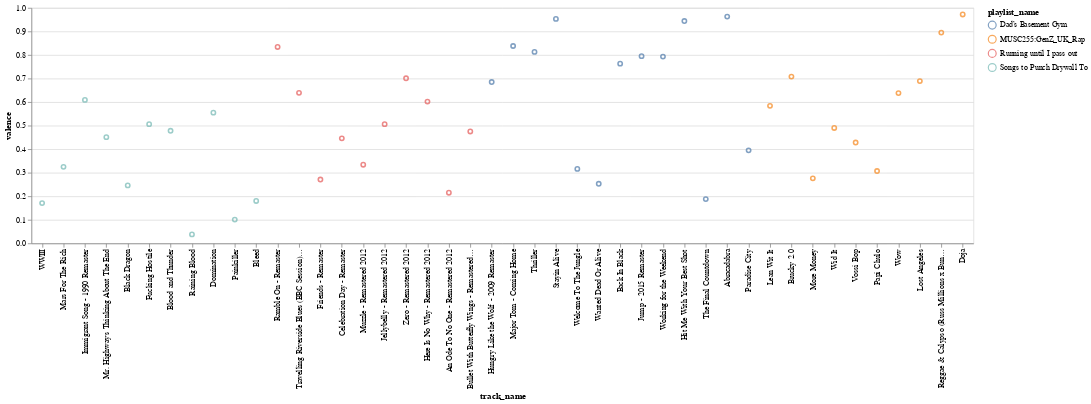

The code cell stored with this chart in its notebook:
### Code cell
# charting valence for four physical activity playlists
alt.Chart(four_activity_playlists).mark_point().encode(
    x=alt.X("track_name", sort=None),
    y='valence',
    color="playlist_name",
    tooltip=["artist", "track_name", "playlist_name"]
).properties(
    width=1200
)

### Figure 1 — Vega-Lite specification as saved in the notebook (floating-point values rounded to 4 significant figures)
{"config": {"view": {"continuousWidth": 400, "continuousHeight": 300}}, "data": {"name": "data-4c66ae467f10652abc5c7002577821fb"}, "mark": "point", "encoding": {"color": {"type": "nominal", "field": "playlist_name"}, "tooltip": [{"type": "nominal", "field": "artist"}, {"type": "nominal", "field": "track_name"}, {"type": "nominal", "field": "playlist_name"}], "x": {"type": "nominal", "field": "track_name", "sort": null}, "y": {"type": "quantitative", "field": "valence"}}, "width": 1200, "$schema": "https://vega.github.io/schema/vega-lite/v4.8.1.json", "datasets": {"data-4c66ae467f10652abc5c7002577821fb": [{"artist": "KMFDM", "album": "WWIII", "track_name": "WWIII", "track_id": "5jHYEOabEw2RSwOzf8nQPn", "danceability": 0.534, "energy": 0.966, "key": 7, "loudness": -6.597, "mode": 1, "speechiness": 0.0688, "instrumentalness": 0.104, "liveness": 0.436, "valence": 0.171, "tempo": 140.0, "duration_ms": 298707, "time_signature": 4, "playlist_name": "Songs to Punch Drywall To", "Author": "Everyone"}, {"artist": "King Gizzard & The Lizard Wizard", "album": "Infest The Rats' Nest", "track_name": "Mars For The Rich", "track_id": "4lV1tx0EdlIChOw7Kz7fP0", "danceability": 0.269, "energy": 0.885, "key": 11, "loudness": -5.938, "mode": 0, "speechiness": 0.0948, "instrumentalness": 0.795, "liveness": 0.132, "valence": 0.325, "tempo": 129.2, "duration_ms": 251720, "time_signature": 4, "playlist_name": "Songs to Punch Drywall To", "Author": "Everyone"}, {"artist": "Led Zeppelin", "album": "Led Zeppelin III (1994 Remaster)", "track_name": "Immigrant Song - 1990 Remaster", "track_id": "6kjlvJLh2DBsSQtqVzFh8I", "danceability": 0.574, "energy": 0.926, "key": 11, "loudness": -10.79, "mode": 1, "speechiness": 0.0562, "instrumentalness": 0.478, "liveness": 0.386, "valence": 0.609, "tempo": 113.1, "duration_ms": 145067, "time_signature": 4, "playlist_name": "Songs to Punch Drywall To", "Author": "Everyone"}, {"artist": "A Day To Remember", "album": "Homesick", "track_name": "Mr. Highway's Thinking About The End", "track_id": "3VnBhHJdT7p05Wtenu4fmt", "danceability": 0.301, "energy": 0.916, "key": 10, "loudness": -6.218, "mode": 0, "speechiness": 0.0919, "instrumentalness": 1.84e-05, "liveness": 0.293, "valence": 0.451, "tempo": 150.1, "duration_ms": 255827, "time_signature": 4, "playlist_name": "Songs to Punch Drywall To", "Author": "Everyone"}, {"artist": "The Vines", "album": "Future Primitive", "track_name": "Black Dragon", "track_id": "2Z8EqEtv0CxT6Jfzfdhtbf", "danceability": 0.191, "energy": 0.807, "key": 0, "loudness": -4.726, "mode": 1, "speechiness": 0.0426, "instrumentalness": 0.897, "liveness": 0.158, "valence": 0.246, "tempo": 138.7, "duration_ms": 208747, "time_signature": 4, "playlist_name": "Songs to Punch Drywall To", "Author": "Everyone"}, {"artist": "Pantera", "album": "Vulgar Display of Power", "track_name": "Fucking Hostile", "track_id": "5RU50TPTgtxJLFNunUS2p5", "danceability": 0.479, "energy": 0.96, "key": 6, "loudness": -9.551, "mode": 0, "speechiness": 0.0991, "instrumentalness": 4.62e-05, "liveness": 0.208, "valence": 0.506, "tempo": 93.87, "duration_ms": 168600, "time_signature": 4, "playlist_name": "Songs to Punch Drywall To", "Author": "Everyone"}, {"artist": "Mastodon", "album": "Leviathan", "track_name": "Blood and Thunder", "track_id": "3jagGO7eHHuaD53ibehkux", "danceability": 0.364, "energy": 0.935, "key": 2, "loudness": -6.548, "mode": 1, "speechiness": 0.0724, "instrumentalness": 0.729, "liveness": 0.0317, "valence": 0.478, "tempo": 92.72, "duration_ms": 228587, "time_signature": 4, "playlist_name": "Songs to Punch Drywall To", "Author": "Everyone"}, {"artist": "Slayer", "album": "Reign In Blood", "track_name": "Raining Blood", "track_id": "01Mpj13vURSO3cCLprPt5T", "danceability": 0.294, "energy": 0.995, "key": 1, "loudness": -4.383, "mode": 0, "speechiness": 0.168, "instrumentalness": 0.331, "liveness": 0.128, "valence": 0.0379, "tempo": 88.78, "duration_ms": 254400, "time_signature": 4, "playlist_name": "Songs to Punch Drywall To", "Author": "Everyone"}, {"artist": "Pantera", "album": "Cowboys from Hell", "track_name": "Domination", "track_id": "769cLRTw2y6KRdkFWFkxtu", "danceability": 0.372, "energy": 0.888, "key": 2, "loudness": -5.88, "mode": 1, "speechiness": 0.0943, "instrumentalness": 0.00442, "liveness": 0.115, "valence": 0.555, "tempo": 141.4, "duration_ms": 305293, "time_signature": 4, "playlist_name": "Songs to Punch Drywall To", "Author": "Everyone"}, {"artist": "Judas Priest", "album": "Painkiller", "track_name": "Painkiller", "track_id": "0L7zm6afBEtrNKo6C6Gj08", "danceability": 0.435, "energy": 0.987, "key": 1, "loudness": -4.667, "mode": 0, "speechiness": 0.16, "instrumentalness": 0.0847, "liveness": 0.268, "valence": 0.101, "tempo": 103.2, "duration_ms": 365827, "time_signature": 4, "playlist_name": "Songs to Punch Drywall To", "Author": "Everyone"}, {"artist": "Meshuggah", "album": "ObZen", "track_name": "Bleed", "track_id": "4E6wpXABj8XosZEPXZz2OK", "danceability": 0.242, "energy": 0.998, "key": 11, "loudness": -5.64, "mode": 1, "speechiness": 0.0894, "instrumentalness": 0.88, "liveness": 0.284, "valence": 0.18, "tempo": 114.6, "duration_ms": 442733, "time_signature": 4, "playlist_name": "Songs to Punch Drywall To", "Author": "Everyone"}, {"artist": "Led Zeppelin", "album": "Led Zeppelin II (Remaster)", "track_name": "Ramble On - Remaster", "track_id": "1oCOp1kVAgNlXX9Tx9mvzq", "danceability": 0.456, "energy": 0.549, "key": 4, "loudness": -13.11, "mode": 1, "speechiness": 0.0343, "instrumentalness": 0.00227, "liveness": 0.0877, "valence": 0.834, "tempo": 98.58, "duration_ms": 274010, "time_signature": 4, "playlist_name": "Running until I pass out", "Author": "Everyone"}, {"artist": "Led Zeppelin", "album": "Coda (Deluxe Edition)", "track_name": "Travelling Riverside Blues (BBC Session) - Remastered", "track_id": "3dCarMp6T3GsKCspJgeD0a", "danceability": 0.467, "energy": 0.835, "key": 7, "loudness": -7.084, "mode": 1, "speechiness": 0.0642, "instrumentalness": 0.000184, "liveness": 0.26, "valence": 0.639, "tempo": 91.6, "duration_ms": 311640, "time_signature": 4, "playlist_name": "Running until I pass out", "Author": "Everyone"}, {"artist": "Led Zeppelin", "album": "Led Zeppelin III (Remaster)", "track_name": "Friends - Remaster", "track_id": "7jP44G0vKQLkfJ3x19pqPn", "danceability": 0.257, "energy": 0.452, "key": 7, "loudness": -12.37, "mode": 1, "speechiness": 0.0349, "instrumentalness": 0.0996, "liveness": 0.38, "valence": 0.271, "tempo": 83.55, "duration_ms": 233901, "time_signature": 1, "playlist_name": "Running until I pass out", "Author": "Everyone"}, {"artist": "Led Zeppelin", "album": "Led Zeppelin III (Remaster)", "track_name": "Celebration Day - Remaster", "track_id": "78MXICbE7bD4cuPKFh1EFO", "danceability": 0.453, "energy": 0.895, "key": 2, "loudness": -9.143, "mode": 1, "speechiness": 0.0649, "instrumentalness": 0.00128, "liveness": 0.299, "valence": 0.446, "tempo": 128.3, "duration_ms": 210227, "time_signature": 4, "playlist_name": "Running until I pass out", "Author": "Everyone"}, {"artist": "The Smashing Pumpkins", "album": "Mellon Collie And The Infinite Sadness (Deluxe Edition)", "track_name": "Muzzle - Remastered 2012", "track_id": "6UuGRkwfLwBAfmHktU9GNA", "danceability": 0.278, "energy": 0.686, "key": 10, "loudness": -8.731, "mode": 0, "speechiness": 0.034, "instrumentalness": 0.822, "liveness": 0.0939, "valence": 0.334, "tempo": 91.85, "duration_ms": 223920, "time_signature": 4, "playlist_name": "Running until I pass out", "Author": "Everyone"}, {"artist": "The Smashing Pumpkins", "album": "Mellon Collie And The Infinite Sadness (Deluxe Edition)", "track_name": "Jellybelly - Remastered 2012", "track_id": "6912SIXb1G9ql3quOxeCaa", "danceability": 0.209, "energy": 0.835, "key": 1, "loudness": -8.158, "mode": 1, "speechiness": 0.0569, "instrumentalness": 0.873, "liveness": 0.191, "valence": 0.506, "tempo": 117.0, "duration_ms": 181533, "time_signature": 4, "playlist_name": "Running until I pass out", "Author": "Everyone"}, {"artist": "The Smashing Pumpkins", "album": "Mellon Collie And The Infinite Sadness (Deluxe Edition)", "track_name": "Zero - Remastered 2012", "track_id": "4YFcGTdgmEuw8xTO4XrxbB", "danceability": 0.438, "energy": 0.728, "key": 8, "loudness": -7.105, "mode": 1, "speechiness": 0.0458, "instrumentalness": 0.57, "liveness": 0.0509, "valence": 0.701, "tempo": 128.0, "duration_ms": 160173, "time_signature": 4, "playlist_name": "Running until I pass out", "Author": "Everyone"}, {"artist": "The Smashing Pumpkins", "album": "Mellon Collie And The Infinite Sadness (Deluxe Edition)", "track_name": "Here Is No Why - Remastered 2012", "track_id": "5INe9EN6cNF6axQ4A4BQfy", "danceability": 0.319, "energy": 0.654, "key": 8, "loudness": -7.063, "mode": 1, "speechiness": 0.0334, "instrumentalness": 0.895, "liveness": 0.136, "valence": 0.602, "tempo": 79.6, "duration_ms": 225120, "time_signature": 4, "playlist_name": "Running until I pass out", "Author": "Everyone"}, {"artist": "The Smashing Pumpkins", "album": "Mellon Collie And The Infinite Sadness (Deluxe Edition)", "track_name": "An Ode To No One - Remastered 2012", "track_id": "6W9nK2wPyJklgDVf0AQcPO", "danceability": 0.362, "energy": 0.855, "key": 5, "loudness": -8.806, "mode": 0, "speechiness": 0.0743, "instrumentalness": 0.83, "liveness": 0.137, "valence": 0.215, "tempo": 124.4, "duration_ms": 291733, "time_signature": 4, "playlist_name": "Running until I pass out", "Author": "Everyone"}, {"artist": "The Smashing Pumpkins", "album": "Mellon Collie And The Infinite Sadness (Deluxe Edition)", "track_name": "Bullet With Butterfly Wings - Remastered 2012", "track_id": "6GtX0jaNL8IjVQfrDBx81z", "danceability": 0.404, "energy": 0.72, "key": 10, "loudness": -9.18, "mode": 0, "speechiness": 0.0623, "instrumentalness": 0.836, "liveness": 0.0466, "valence": 0.475, "tempo": 121.9, "duration_ms": 258467, "time_signature": 4, "playlist_name": "Running until I pass out", "Author": "Everyone"}, {"artist": "Duran Duran", "album": "Rio (Collector's Edition)", "track_name": "Hungry Like the Wolf - 2009 Remaster", "track_id": "39lSeqnyjZJejRuaREfyLL", "danceability": 0.691, "energy": 0.812, "key": 0, "loudness": -7.772, "mode": 1, "speechiness": 0.0558, "instrumentalness": 1.16e-06, "liveness": 0.299, "valence": 0.685, "tempo": 127.6, "duration_ms": 220627, "time_signature": 4, "playlist_name": "Dad’s Basement Gym", "Author": "Everyone"}, {"artist": "Peter Schilling", "album": "The Different Story (World Of Lust And Crime)", "track_name": "Major Tom - Coming Home", "track_id": "709ffFK4o4MtG1NKoLvOma", "danceability": 0.787, "energy": 0.42, "key": 4, "loudness": -14.32, "mode": 0, "speechiness": 0.0645, "instrumentalness": 0.164, "liveness": 0.169, "valence": 0.838, "tempo": 161.2, "duration_ms": 301373, "time_signature": 4, "playlist_name": "Dad’s Basement Gym", "Author": "Everyone"}, {"artist": "Michael Jackson", "album": "Thriller 25 Super Deluxe Edition", "track_name": "Thriller", "track_id": "3S2R0EVwBSAVMd5UMgKTL0", "danceability": 0.773, "energy": 0.859, "key": 11, "loudness": -4.913, "mode": 1, "speechiness": 0.0747, "instrumentalness": 0.000187, "liveness": 0.914, "valence": 0.813, "tempo": 118.5, "duration_ms": 357267, "time_signature": 4, "playlist_name": "Dad’s Basement Gym", "Author": "Everyone"}, {"artist": "Bee Gees", "album": "How Can You Mend A Broken Heart", "track_name": "Stayin Alive", "track_id": "5ubvP9oKmxLUVq506fgLhk", "danceability": 0.702, "energy": 0.773, "key": 10, "loudness": -9.256, "mode": 0, "speechiness": 0.0343, "instrumentalness": 0.00871, "liveness": 0.147, "valence": 0.953, "tempo": 103.6, "duration_ms": 285373, "time_signature": 4, "playlist_name": "Dad’s Basement Gym", "Author": "Everyone"}, {"artist": "Guns N' Roses", "album": "Appetite For Destruction", "track_name": "Welcome To The Jungle", "track_id": "0G21yYKMZoHa30cYVi1iA8", "danceability": 0.453, "energy": 0.987, "key": 8, "loudness": -4.485, "mode": 1, "speechiness": 0.0889, "instrumentalness": 0.283, "liveness": 0.268, "valence": 0.316, "tempo": 123.5, "duration_ms": 273480, "time_signature": 4, "playlist_name": "Dad’s Basement Gym", "Author": "Everyone"}, {"artist": "Bon Jovi", "album": "Slippery When Wet", "track_name": "Wanted Dead Or Alive", "track_id": "0oerlffJSzhRVvtDfLcp3N", "danceability": 0.252, "energy": 0.802, "key": 7, "loudness": -3.976, "mode": 1, "speechiness": 0.0391, "instrumentalness": 0.0146, "liveness": 0.309, "valence": 0.253, "tempo": 150.1, "duration_ms": 308667, "time_signature": 4, "playlist_name": "Dad’s Basement Gym", "Author": "Everyone"}, {"artist": "AC/DC", "album": "Back In Black", "track_name": "Back In Black", "track_id": "08mG3Y1vljYA6bvDt4Wqkj", "danceability": 0.31, "energy": 0.7, "key": 9, "loudness": -5.678, "mode": 1, "speechiness": 0.047, "instrumentalness": 0.00965, "liveness": 0.0828, "valence": 0.763, "tempo": 188.4, "duration_ms": 255493, "time_signature": 4, "playlist_name": "Dad’s Basement Gym", "Author": "Everyone"}, {"artist": "Van Halen", "album": "1984 (Remastered)", "track_name": "Jump - 2015 Remaster", "track_id": "7N3PAbqfTjSEU1edb2tY8j", "danceability": 0.572, "energy": 0.835, "key": 0, "loudness": -6.219, "mode": 1, "speechiness": 0.0317, "instrumentalness": 0.000377, "liveness": 0.0702, "valence": 0.795, "tempo": 130.0, "duration_ms": 241600, "time_signature": 4, "playlist_name": "Dad’s Basement Gym", "Author": "Everyone"}, {"artist": "Loverboy", "album": "We Are The '80s", "track_name": "Working for the Weekend", "track_id": "0sgDEFq9oeC8ueOK0mR5IA", "danceability": 0.526, "energy": 0.924, "key": 7, "loudness": -5.591, "mode": 1, "speechiness": 0.0391, "instrumentalness": 0.000728, "liveness": 0.598, "valence": 0.793, "tempo": 147.3, "duration_ms": 220707, "time_signature": 4, "playlist_name": "Dad’s Basement Gym", "Author": "Everyone"}, {"artist": "Pat Benatar", "album": "Crimes Of Passion", "track_name": "Hit Me With Your Best Shot", "track_id": "0vOkmmJEtjuFZDzrQSFzEE", "danceability": 0.741, "energy": 0.58, "key": 4, "loudness": -9.05, "mode": 1, "speechiness": 0.0304, "instrumentalness": 3.31e-05, "liveness": 0.212, "valence": 0.944, "tempo": 127.4, "duration_ms": 171267, "time_signature": 4, "playlist_name": "Dad’s Basement Gym", "Author": "Everyone"}, {"artist": "Europe", "album": "The Final Countdown (Expanded Edition)", "track_name": "The Final Countdown", "track_id": "3MrRksHupTVEQ7YbA0FsZK", "danceability": 0.529, "energy": 0.843, "key": 6, "loudness": -6.908, "mode": 0, "speechiness": 0.0616, "instrumentalness": 0.000827, "liveness": 0.0608, "valence": 0.188, "tempo": 117.7, "duration_ms": 310333, "time_signature": 4, "playlist_name": "Dad’s Basement Gym", "Author": "Everyone"}, {"artist": "Steve Miller Band", "album": "Abracadabra", "track_name": "Abracadabra", "track_id": "2E2ZVy2fxslpAUgbb4zu84", "danceability": 0.791, "energy": 0.535, "key": 9, "loudness": -13.26, "mode": 0, "speechiness": 0.0355, "instrumentalness": 1.96e-06, "liveness": 0.156, "valence": 0.963, "tempo": 127.5, "duration_ms": 308373, "time_signature": 4, "playlist_name": "Dad’s Basement Gym", "Author": "Everyone"}, {"artist": "Guns N' Roses", "album": "Appetite For Destruction", "track_name": "Paradise City", "track_id": "6eN1f9KNmiWEhpE2RhQqB5", "danceability": 0.268, "energy": 0.98, "key": 11, "loudness": -5.958, "mode": 1, "speechiness": 0.103, "instrumentalness": 0.00709, "liveness": 0.182, "valence": 0.395, "tempo": 100.3, "duration_ms": 405600, "time_signature": 4, "playlist_name": "Dad’s Basement Gym", "Author": "Everyone"}, {"artist": "Abra Cadabra", "album": "Lean Wit It", "track_name": "Lean Wit It", "track_id": "1NFfmOAVWhY6rCnU8x8nqB", "danceability": 0.585, "energy": 0.692, "key": 9, "loudness": -5.906, "mode": 1, "speechiness": 0.4, "instrumentalness": 0, "liveness": 0.408, "valence": 0.584, "tempo": 144.8, "duration_ms": 202199, "time_signature": 4, "playlist_name": "MUSC255:GenZ_UK_Rap", "Author": "Everyone"}, {"artist": "SR", "album": "Brucky 2.0", "track_name": "Brucky 2.0", "track_id": "7tTcleU0z0VpBaGWlBdIko", "danceability": 0.816, "energy": 0.623, "key": 2, "loudness": -9.811, "mode": 1, "speechiness": 0.457, "instrumentalness": 0, "liveness": 0.688, "valence": 0.708, "tempo": 145.1, "duration_ms": 185652, "time_signature": 4, "playlist_name": "MUSC255:GenZ_UK_Rap", "Author": "Everyone"}, {"artist": "Meekz", "album": "More Money", "track_name": "More Money", "track_id": "0ZLhqWBAhobSU4bTvKdM2K", "danceability": 0.626, "energy": 0.569, "key": 8, "loudness": -4.06, "mode": 1, "speechiness": 0.25, "instrumentalness": 1.58e-05, "liveness": 0.145, "valence": 0.276, "tempo": 90.8, "duration_ms": 221538, "time_signature": 4, "playlist_name": "MUSC255:GenZ_UK_Rap", "Author": "Everyone"}, {"artist": "Tion Wayne", "album": "Wid It", "track_name": "Wid It", "track_id": "4Go2u6SexdY2Qxo0oHMIzE", "danceability": 0.768, "energy": 0.72, "key": 11, "loudness": -6.528, "mode": 0, "speechiness": 0.23, "instrumentalness": 0, "liveness": 0.201, "valence": 0.49, "tempo": 140.0, "duration_ms": 181059, "time_signature": 4, "playlist_name": "MUSC255:GenZ_UK_Rap", "Author": "Everyone"}, {"artist": "Stormzy", "album": "Vossi Bop", "track_name": "Vossi Bop", "track_id": "44ZJ4hLD5onikKsVLQaILr", "danceability": 0.682, "energy": 0.653, "key": 8, "loudness": -6.062, "mode": 1, "speechiness": 0.339, "instrumentalness": 0.00116, "liveness": 0.129, "valence": 0.428, "tempo": 188.1, "duration_ms": 196267, "time_signature": 4, "playlist_name": "MUSC255:GenZ_UK_Rap", "Author": "Everyone"}, {"artist": "Octavian", "album": "Papi Chulo", "track_name": "Papi Chulo", "track_id": "6Juv5N0dNU1imms9c9u1dA", "danceability": 0.866, "energy": 0.563, "key": 11, "loudness": -6.964, "mode": 0, "speechiness": 0.108, "instrumentalness": 0, "liveness": 0.0889, "valence": 0.307, "tempo": 128.0, "duration_ms": 161668, "time_signature": 4, "playlist_name": "MUSC255:GenZ_UK_Rap", "Author": "Everyone"}, {"artist": "Tion Wayne", "album": "Wow", "track_name": "Wow", "track_id": "1zEtEb820Vwe9giuUFXH7H", "danceability": 0.811, "energy": 0.62, "key": 10, "loudness": -4.82, "mode": 0, "speechiness": 0.43, "instrumentalness": 0, "liveness": 0.211, "valence": 0.638, "tempo": 139.9, "duration_ms": 173571, "time_signature": 4, "playlist_name": "MUSC255:GenZ_UK_Rap", "Author": "Everyone"}, {"artist": "Skiifall", "album": "WOIIYOIE TAPES Vol.1", "track_name": "Lost Angeles", "track_id": "7HcXYiiZVtXm8lt4AYffm7", "danceability": 0.923, "energy": 0.365, "key": 0, "loudness": -8.487, "mode": 0, "speechiness": 0.222, "instrumentalness": 0, "liveness": 0.115, "valence": 0.689, "tempo": 138.0, "duration_ms": 187200, "time_signature": 4, "playlist_name": "MUSC255:GenZ_UK_Rap", "Author": "Everyone"}, {"artist": "Russ Millions", "album": "One Of A Kind Music Presents: Reggae & Calypso (Russ Millions x Buni x YV)", "track_name": "Reggae & Calypso (Russ Millions x Buni x YV)", "track_id": "3FMedgGsLUNwx8NciePFEK", "danceability": 0.759, "energy": 0.803, "key": 1, "loudness": -6.77, "mode": 0, "speechiness": 0.277, "instrumentalness": 0, "liveness": 0.362, "valence": 0.895, "tempo": 141.0, "duration_ms": 141277, "time_signature": 4, "playlist_name": "MUSC255:GenZ_UK_Rap", "Author": "Everyone"}, {"artist": "Central Cee", "album": "Doja", "track_name": "Doja", "track_id": "3LtpKP5abr2qqjunvjlX5i", "danceability": 0.911, "energy": 0.573, "key": 6, "loudness": -7.43, "mode": 1, "speechiness": 0.288, "instrumentalness": 0, "liveness": 0.403, "valence": 0.972, "tempo": 140.0, "duration_ms": 97393, "time_signature": 4, "playlist_name": "MUSC255:GenZ_UK_Rap", "Author": "Everyone"}]}}
